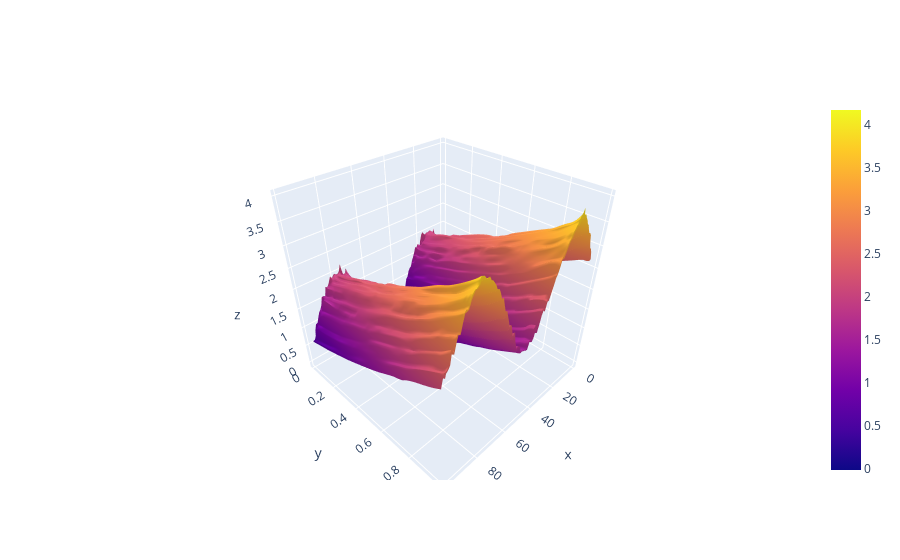

The cell this chart's notebook holds for it:
### Code cell
fig = go.Figure(data=[go.Surface(x=plot_x, y=plot_y, z=Z)])
fig.show()
